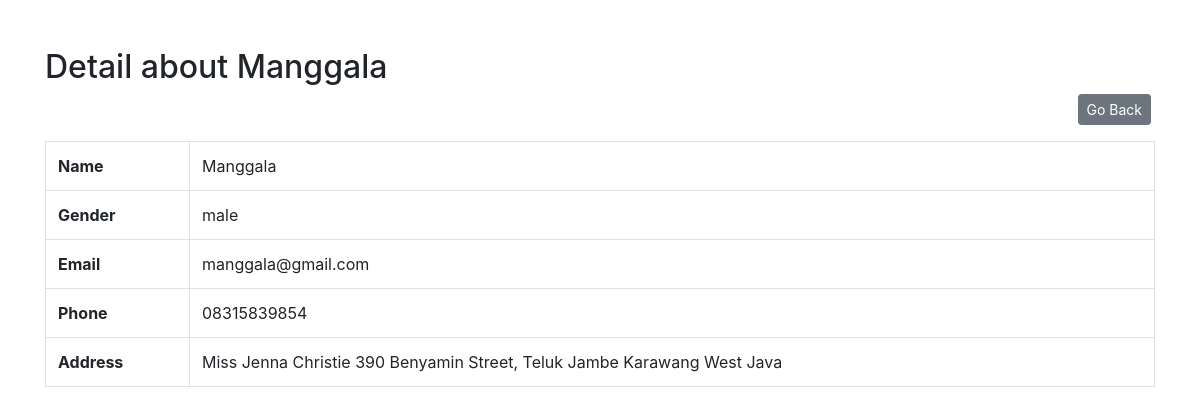
Screenshot of /read.php?id=2 with the database file from the repository.
### tables this page shows
CREATE TABLE `employee` (
  `id` int(11) NOT NULL,
  `name` varchar(255) NOT NULL,
  `gender` varchar(50) NOT NULL,
  `email` varchar(255) NOT NULL,
  `phone` varchar(15) NOT NULL,
  `address` varchar(255) NOT NULL
);

### class/Database.php (called while the page is built, shortened)
<?php
class Database {
   private $host = 'localhost';
   private $user = 'root';
   private $pass  = '';
   private $db_name = 'office';
   public $conn;
   public $stmt;
   public function __construct(){
      $dsn = 'mysql:host=' . $this->host . ';dbname=' . $this->db_name;
      $option = [
         PDO::ATTR_PERSISTENT => true,
         PDO::ATTR_ERRMODE => PDO::ERRMODE_EXCEPTION
      ];
      try{
         $this->conn = new PDO($dsn, $this->user, $this->pass, $option);
      }catch(PDOException $e){
         die($e->getMessage());
      }
   }
   public function query($query){
      $this->stmt = $this->conn->prepare($query);
   }
   public function bind($param, $value, $type=null){
      if(is_null($type)){
         switch(true){
            default :
               $type = PDO::PARAM_STR;
         }
      }
      $this->stmt->bindValue($param, $value, $type);
   }
   public function execute(){
      $this->stmt->execute();
   }
   public function singleResult(){
      $this->execute();
      return $this->stmt->fetch(PDO::FETCH_ASSOC);
   }
}

### class/Employee.php (called while the page is built, shortened)
<?php
class Employee {
   public $db;
   public function __construct(){
      $this->db = new Database();
   }
   public function getEmployee($id){
      $query = "SELECT * FROM employee WHERE id = :id";
      $this->db->query($query);
      $this->db->bind('id', $id);
      return $this->db->singleResult();
   }
}

### read.php (the view, shortened to what this page needs)
<?php
$employee = new Employee();
$data = $employee->getEmployee($_GET['id']);
?>
<div class="container">
   <h2 class="mt-5">Detail about <?php echo $data['name']; ?></h2>
   <div class="row float-right mb-3 mr-1">
      <a class="btn btn-secondary btn-sm" href="index.php">Go Back</a>
   </div>
   <table class="table table-bordered table-hover mt-4">
      <tr>
         <th>Name</th>
         <td><?php echo $data['name']; ?></td>
      </tr>
      <tr>
         <th>Gender</th>
         <td><?php echo $data['gender']; ?></td>
      </tr>
      <tr>
         <th>Email</th>
         <td><?php echo $data['email']; ?></td>
      </tr>
      <tr>
         <th>Phone</th>
         <td><?php echo $data['phone']; ?></td>
      </tr>
      <tr>
         <th>Address</th>
         <td><?php echo $data['address']; ?></td>
      </tr>
   </table>
</div>

### rows the page displays
employee: name "Manggala", gender "male", email "manggala@gmail.com", phone "08315839854", address "Miss Jenna Christie 390 Benyamin Street, Teluk Jambe Karawang West Java"
